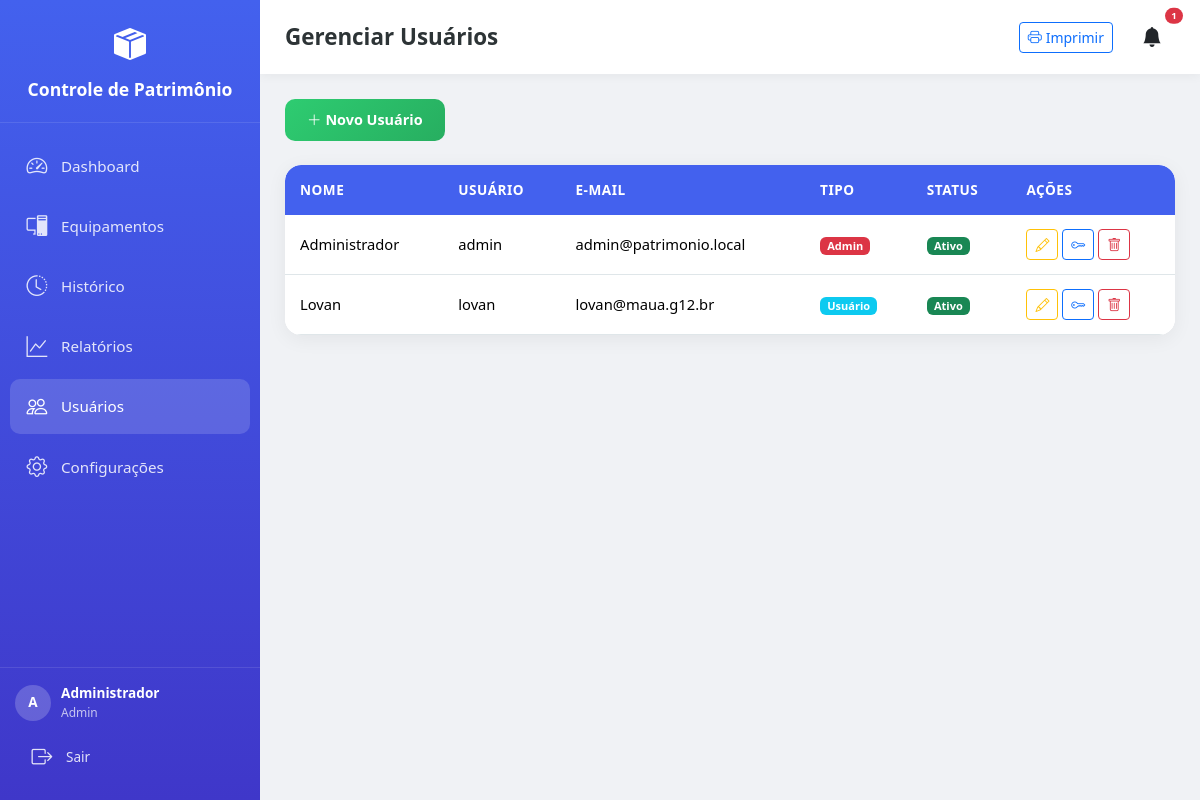
The page /admin/usuarios (signed in) on the database as committed earlier.
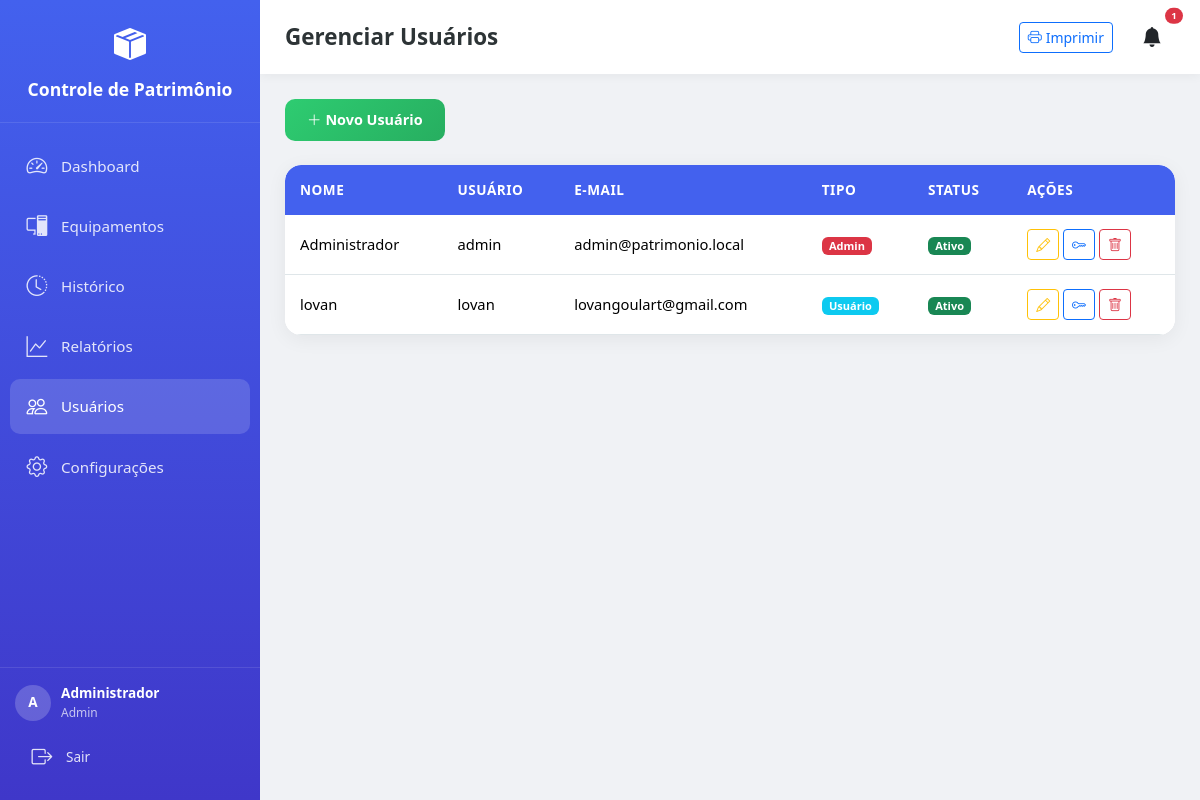
The same page on the database as committed later.
### app/models/models.py (models this page shows, shortened)
class Usuario(UserMixin, db.Model):
    __tablename__ = 'usuarios'
    id = db.Column(db.Integer, primary_key=True)
    nome = db.Column(db.String(100), nullable=False)
    username = db.Column(db.String(50), unique=True, nullable=False)
    email = db.Column(db.String(120), unique=True, nullable=False)
    password_hash = db.Column(db.String(256), nullable=False)
    is_admin = db.Column(db.Boolean, default=False)
    ativo = db.Column(db.Boolean, default=True)
    data_criacao = db.Column(db.DateTime, default=datetime.now)
    equipamentos = db.relationship('Equipamento', backref='usuario_cadastro', lazy=True)

### app/routes/admin.py (the view)
@bp.route('/usuarios')
@login_required
@admin_required
def usuarios():
    page = request.args.get('page', 1, type=int)
    usuarios = Usuario.query.order_by(Usuario.nome).paginate(page=page, per_page=25, error_out=False)
    config = Configuracao.query.first()
    return render_template('usuarios.html', usuarios=usuarios, config=config)

### app/__init__.py (called while the page is built)
def create_app():
    app = Flask(__name__)
    app.config.from_object(Config)
    db.init_app(app)
    login_manager.init_app(app)
    login_manager.login_view = 'auth.login'
    login_manager.login_message = 'Por favor, faça login para acessar esta página.'
    login_manager.login_message_category = 'warning'
    with app.app_context():
        from app.routes import auth, main, api, admin
        app.register_blueprint(auth.bp)
        app.register_blueprint(main.bp)
        app.register_blueprint(api.bp, url_prefix='/api')
        app.register_blueprint(admin.bp, url_prefix='/admin')
        db.create_all()
        criar_admin_padrao()
        criar_config_padrao()
    @app.context_processor
    def inject_date():
        from datetime import date
        return dict(date=date)
    return app

### app/routes/admin.py (called while the page is built)
def admin_required(f):
    from functools import wraps
    @wraps(f)
    def decorated_function(*args, **kwargs):
        if not current_user.is_authenticated or not current_user.is_admin:
            flash('Acesso restrito a administradores.', 'danger')
            return redirect(url_for('main.dashboard'))
        return f(*args, **kwargs)
    return decorated_function

### app/templates/usuarios.html (shortened to what this page needs)
{% extends "base.html" %}
{% block page_title %}Gerenciar Usuários{% endblock %}
{% block content %}
<div class="d-flex justify-content-between align-items-center mb-4 no-print">
    <a href="{{ url_for('auth.register') }}" class="btn btn-success-modern"><i class="bi bi-plus-lg me-1"></i>Novo Usuário</a>
</div>
<div class="card-modern overflow-hidden">
    <div class="table-responsive">
        <table class="table table-modern mb-0">
            <thead>
                <tr>
                    <th>Nome</th>
                    <th>Usuário</th>
                    <th>E-mail</th>
                    <th>Tipo</th>
                    <th>Status</th>
                    <th class="no-print">Ações</th>
                </tr>
            </thead>
            <tbody>
                {% for u in usuarios.items %}
                <tr>
                    <td>{{ u.nome }}</td>
                    <td>{{ u.username }}</td>
                    <td>{{ u.email }}</td>
                    <td><span class="badge bg-{{ 'danger' if u.is_admin else 'info' }}">{{ 'Admin' if u.is_admin else 'Usuário' }}</span></td>
                    <td><span class="badge bg-{{ 'success' if u.ativo else 'secondary' }}">{{ 'Ativo' if u.ativo else 'Inativo' }}</span></td>
                    <td class="no-print">
                        <a href="{{ url_for('admin.usuario_editar', id=u.id) }}" class="btn btn-sm btn-outline-warning"><i class="bi bi-pencil"></i></a>
                        <button class="btn btn-sm btn-outline-primary" data-bs-toggle="modal" data-bs-target="#modalSenha{{ u.id }}"><i class="bi bi-key"></i></button>
                        <form method="POST" action="{{ url_for('admin.usuario_excluir', id=u.id) }}" class="d-inline" onsubmit="return confirm('Excluir este usuário?')">
                            <button type="submit" class="btn btn-sm btn-outline-danger"><i class="bi bi-trash"></i></button>
                        </form>
                    </td>
                </tr>
                {% else %}
                <tr><td colspan="6" class="text-center py-4 text-muted">Nenhum usuário.</td></tr>
                {% endfor %}
            </tbody>
        </table>
    </div>
</div>
{% endblock %}

Rows that differ between the two databases and show on the page:
changed Usuario "lovan": nome "Lovan" → "lovan"; email "lovan@maua.g12.br" → "lovangoulart@gmail.com"
